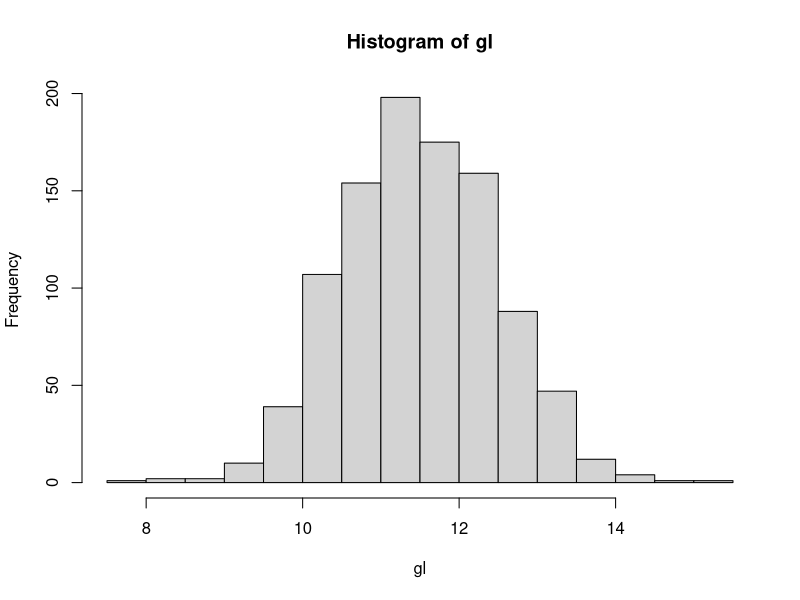

The R source for this figure:
## ---- chunk 1
gl_mean = 11.5
gl_lower = 9.8
gl_upper = 13.6
# gl_N = 3374

sd = (gl_upper - gl_lower) / qnorm(0.975) / 2
gl = rnorm(1000, gl_mean, sd)
## ---- chunk 2
hist(gl)
